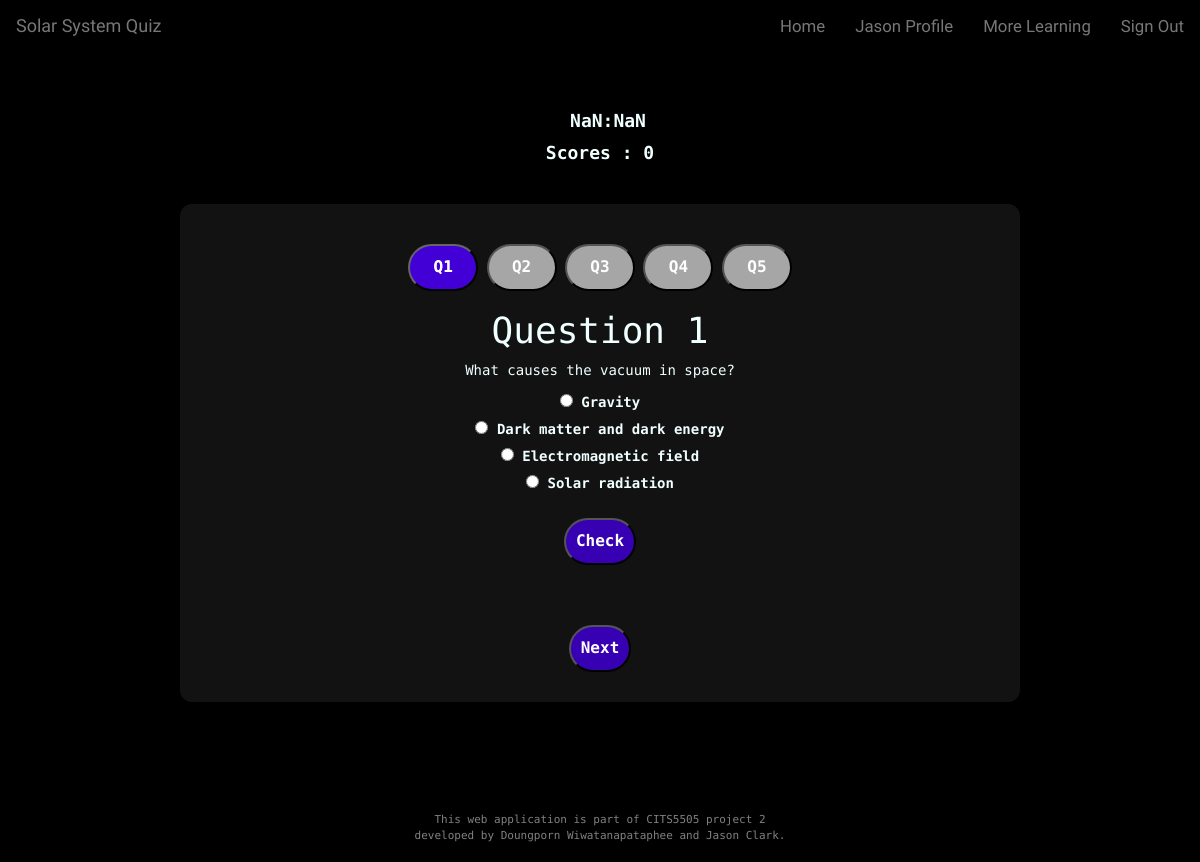
/quiz?questionsetID=2 (signed in), run on the app's committed database.
### app/models.py (models this page shows, shortened)
class User(UserMixin, db.Model):
    __tablename__ = 'user_table'
    id = db.Column(db.Integer, primary_key=True)
    username = db.Column(db.String(64), index=True, unique=True)
    user_type = db.Column(db.String(64))
    email = db.Column(db.String(120), index=True, unique=True)
    password_hash = db.Column(db.String(128))
    posts = db.relationship('Post', backref='author', lazy='dynamic')
    about_me = db.Column(db.String(140))
    last_seen = db.Column(db.DateTime, default=datetime.utcnow)
    score_child = db.relationship("Score", backref = 'user_parent')
    quiz_unlocked = db.Column(db.Integer, default=0)

class Question(db.Model):
    __tablename__ = 'question'
    id = db.Column(db.Integer, primary_key = True)
    question = db.Column(db.String(128))
    question_type = db.Column(db.String(128))
    answer = db.Column(db.String(128))
    child = db.relationship("CurrentQuestion", backref="parent")
    option_child = db.relationship("Option", backref="parent")
    reference_value = db.Column(db.String(128))

class Option(db.Model):
    __tablename__ = 'option'
    id = db.Column(db.Integer, primary_key = True)
    question_id = db.Column(db.Integer, db.ForeignKey('question.id'))
    option_value = db.Column(db.String(64))
    def __repr__(self):
        return self.option_value

### app/routes.py (the view)
@app.route('/quiz', methods = ['GET','POST'])
def generate_quiz():
    return QuizController.generate_quiz()

### app/models.py (called while the page is built)
@login.user_loader
def load_user(id):
    return User.query.get(int(id))

### app/routes.py (called while the page is built)
@app.before_request
def before_request():
    from_zone = tz.tzutc()
    to_zone = tz.tzlocal()
    utc = datetime.utcnow()
    utc = utc.replace(tzinfo=from_zone)
    central = utc.astimezone(to_zone)   # convert to local timezone
    if current_user.is_authenticated:
        current_user.last_seen = central
        db.session.commit()

### app/templates/quiz.html (shortened to what this page needs)
{% extends 'base.html' %}
{% block body %}
<div class="quiz-container">
    <div class="container">
        <br>
        {% for q_num in range(1, (questions | length) + 1) %}
            <button class="qBtn unclicked" id="Q{{ q_num }}Button">Q{{ q_num }}</button>
        {% endfor %}
    </div>
    <div class="container">
    {% for q_num in range(questions | length) %}
    <div id="Q{{ q_num+1 }}" class="main">
        <h1 id="heading{{ q_num+1 }}">Question {{ q_num+1 }}</h1>
        <p> {{questions[q_num].question}} </p>
        <div id="mcq{{ q_num+1 }}">
        {% for option in questions[q_num].answerOptions %}
            <label>
                <input type="radio" name="Q{{ q_num+1 }}" value="{{ option }}">
                {{option}}
            </label>
            <br>
        {% endfor %}
        <br>
            <button id="check" class="submitQ" type="button" onclick="validate_answer('{{ q_num+1 }}')">
                Check
            </button>
        </div>
        {% if q_num == 0 %}
        <div style="justify-content: flex-end;" class="nextPrevious_container endOfDiv">
            <button class="submitQ" type="button" onclick="nextBtn('{{ q_num+1 }}')">
                Next
            </button>
        </div>
        {% endif %}
    </div>
    {% endfor %}
</div>
{% endblock %}

### app/templates/base.html (shortened to what this page needs)
<!DOCTYPE html>
<html lang="en">
<head>
    <link rel="stylesheet" href="https://maxcdn.bootstrapcdn.com/bootstrap/3.4.1/css/bootstrap.min.css">
    <link rel="stylesheet" type="text/css" href="{{ url_for('static', filename='css/theme.css') }}">
    <link rel="stylesheet" href="https://cdnjs.cloudflare.com/ajax/libs/font-awesome/4.7.0/css/font-awesome.min.css">
</head>
<body>
    {% block navbar %}
    <nav class="navbar navbar-default">
            <div class="navbar-header">
                <a class="navbar-brand" href="{{ url_for('home') }}">Solar System Quiz</a>
            </div>
            <div class="collapse navbar-collapse" id="bs-example-navbar-collapse-1">
                <ul class="nav navbar-nav navbar-right">
                    {% if current_user.is_authenticated %}
                    <li><a id="nav_home" href="{{ url_for('home') }}">Home</a></li>
                    <li><a id="nav_profile" href="{{ url_for('user_profile', username=current_user.username) }}">{{ current_user.username }} Profile</a></li>
                    <li><a id="nav_learning" href="{{ url_for('more_learning') }}">More Learning</a></li>
                    <li><a id="nav_logout" href="{{ url_for('logout') }}">Sign Out</a></li>
                    {% else %}
                    <li><a id="nav_home" href="{{ url_for('home') }}">Home</a></li>
                    <li><a id="nav_login" href="{{ url_for('login') }}">Login</a></li>
                    <li><a id="nav_register" href="{{ url_for('register') }}">Register</a></li>
                    <li><a id="nav_learning" href="{{ url_for('more_learning') }}">More Learning</a></li>
                    {% endif %}
                </ul>
            </div>
    </nav>
    {% endblock %}
    <div class="points-container">
        <div class="container">
            <div class="points" id="points">
            <div id="timer"></div>
            <p>Scores : <b>0</b></p></div>
        </div>
    </div>
    {% block body %}{% endblock %}
    <footer>
        <p>This web application is part of CITS5505 project 2 <br>
           developed by Doungporn Wiwatanapataphee and Jason Clark.</p>
    </footer>
</body>
</html>

### app/static/css/theme.css (style rules this page uses)
* { box-sizing: border-box; }
body { font-family: 'Space Mono', monospace; background-color: black; color: azure; padding-bottom: 60px; margin-bottom: 100px; }
html { scroll-behavior: smooth; }
.navbar { font-family: 'Audiowide', cursive; background-color: black; border-color: black; top: 0; }
.nav a { font-size: 1.2em !important; }
.main { margin-left: auto; margin-right: auto; width: 100%; }
.qBtn { width: 70px; padding: 10px; font-size: 16px; font-weight: bold; text-decoration: none; border-radius: 25px; filter: brightness(1); }
.qBtn.unclicked { color: #ffffff; background-color: rgb(166, 166, 166); }
.qBtn.clicked { color: #ffffff; background-color: #3700b3; filter: brightness(1.2); }
.submitQ { padding: 10px; font-size: 16px; font-weight: bold; text-decoration: none; border-radius: 25px; filter: brightness(1); color: #ffffff; background-color: #3700b3; }
.quiz-container { text-align: center; padding: 20px; margin: 0 auto; margin-top: 20px; width: 70%; display: flex; flex-wrap: wrap; border-radius: 12px; background: #121212; }
.points-container { padding: 20px; display: flex; margin: 0 auto; text-align: center; }
.points { border-radius: 12px; width: 150px; text-align: center; height: 40px; padding: 8px; font-size: 18px; font-weight: bold; }
#timer { border-radius: 12px; height: 40px; width: 150px; text-align: center; padding: 8px; font-size: 18px; font-weight: bold; }
footer { position: fixed; font-size: 11px; background: black; color:grey; bottom: 0; left: 0; height: 50px; width: 100%; }

### data on the page
User: username "Jason"
Question: question "What causes the vacuum in space?", answer "Gravity"
Option: option_value "Dark matter and dark energy"
Option: option_value "Electromagnetic field"
Option: option_value "Solar radiation"

### other printed values
{{ q_num }} "1" "2" "3" "4" "5"
{{ q_num+1 }} "1"
